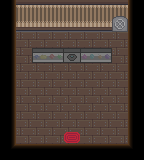

Rendered tile map (Tiled .tmx) drawn with the repository's tilesets; below, a short description and the full map source, tile grids included:
An orthogonal 9x10 tile map with 16x16 px tiles, 5 tile layers (Tile Layer 1, Higher, ZSHADOWDOWN, Highest, ...), 6 tilesets and 12 objects (PLAYER_START, PLAYER_START_WEAPONS_ROOM, Jaxon_1, EXIT, WEAPONS_ROOM, ...).

<map version="1.0" tiledversion="2017.07.25" orientation="orthogonal" renderorder="right-down" width="9" height="10" tilewidth="16" tileheight="16" nextobjectid="47">
 <tileset firstgid="1" name="Carpet" tilewidth="16" tileheight="16" tilecount="1" columns="1">
  <image source="Game/Tiles/Inside/Carpet/Carpet.png" width="16" height="16" />
 </tileset>
 <tileset firstgid="2" name="Wood_Floor" tilewidth="16" tileheight="16" tilecount="1" columns="1">
  <image source="Game/Tiles/Inside/Wood_Floor/Wood_Floor.png" width="16" height="16" />
 </tileset>
 <tileset firstgid="3" name="Counter_Armory" tilewidth="16" tileheight="16" tilecount="6" columns="6">
  <image source="Game/Tiles/Inside/Counter/Armory/Counter_Armory.png" width="96" height="16" />
 </tileset>
 <tileset firstgid="9" name="Wooden_Wall" tilewidth="16" tileheight="16" tilecount="3" columns="1">
  <image source="Game/Tiles/Inside/Wooden_Wall/Wooden_Wall.png" width="16" height="48" />
 </tileset>
 <tileset firstgid="12" name="Border" tilewidth="16" tileheight="16" tilecount="2" columns="1">
  <image source="Game/Tiles/Inside/Border.png" width="16" height="32" />
 </tileset>
 <tileset firstgid="14" name="Steel_Door" tilewidth="16" tileheight="16" tilecount="5" columns="5">
  <image source="Game/Tiles/Inside/Steel_Door/Steel_Door.png" width="80" height="16" />
 </tileset>
 <layer name="Tile Layer 1" width="9" height="10">
  <data encoding="csv">
12,9,9,9,9,9,9,9,2147483660,
12,11,11,11,11,11,11,11,2147483660,
12,2,2,2,2,2,2,2,2147483660,
12,2,2,2,2,2,2,2,2147483660,
12,2,2,2,2,2,2,2,2147483660,
12,2,2,2,2,2,2,2,2147483660,
12,2,2,2,2,2,2,2,2147483660,
12,2,2,2,2,2,2,2,2147483660,
12,2,2,2,2,2,2,2,2147483660,
1610612749,1610612748,1610612748,1610612748,1610612748,1610612748,1610612748,1610612748,3221225485
</data>
 </layer>
 <layer name="Higher" width="9" height="10">
  <data encoding="csv">
0,0,0,0,0,0,0,0,0,
0,0,0,0,0,0,0,14,0,
0,0,0,0,0,0,0,0,0,
0,0,0,0,0,0,0,0,0,
0,0,0,0,0,0,0,0,0,
0,0,0,0,0,0,0,0,0,
0,0,0,0,0,0,0,0,0,
0,0,0,0,0,0,0,0,0,
0,0,0,0,1,0,0,0,0,
0,0,0,0,0,0,0,0,0
</data>
 </layer>
 <layer name="ZSHADOWDOWN" width="9" height="10">
  <data encoding="csv">
0,0,0,0,0,0,0,0,0,
0,0,0,0,0,0,0,0,0,
0,0,0,0,0,0,0,0,0,
0,0,0,0,0,0,0,0,0,
0,0,0,0,0,0,0,0,0,
0,0,0,0,0,0,0,0,0,
0,0,0,0,0,0,0,0,0,
0,0,0,0,0,0,0,0,0,
0,0,0,0,0,0,0,0,0,
0,0,0,0,0,0,0,0,0
</data>
 </layer>
 <layer name="Highest" width="9" height="10">
  <data encoding="csv">
0,0,0,0,0,0,0,0,0,
0,0,0,0,0,0,0,0,0,
0,0,0,0,0,0,0,0,0,
0,8,3,4,5,6,7,0,0,
0,0,0,0,0,0,0,0,0,
0,0,0,0,0,0,0,0,0,
0,0,0,0,0,0,0,0,0,
0,0,0,0,0,0,0,0,0,
0,0,0,0,0,0,0,0,0,
0,0,0,0,0,0,0,0,0
</data>
 </layer>
 <layer name="ZDOWN" width="9" height="10">
  <data encoding="csv">
0,0,0,0,0,0,0,0,0,
0,0,0,0,0,0,0,0,0,
0,0,0,0,0,0,0,0,0,
0,0,0,0,0,0,0,0,0,
0,0,0,0,0,0,0,0,0,
0,0,0,0,0,0,0,0,0,
0,0,0,0,0,0,0,0,0,
0,0,0,0,0,0,0,0,0,
0,0,0,0,0,0,0,0,0,
0,0,0,0,0,0,0,0,0
</data>
 </layer>
 <objectgroup name="COLLISION_LAYER">
  <object id="30" x="16" y="144" width="112" height="16" />
  <object id="31" x="128" y="0" width="16" height="160" />
  <object id="32" x="16" y="0" width="112" height="32" />
  <object id="33" x="0" y="0" width="16" height="160" />
  <object id="34" x="32" y="48" width="80" height="15" />
 </objectgroup>
 <objectgroup name="SPAWNS_LAYER">
  <object id="39" name="PLAYER_START" x="64" y="125" width="16" height="12" />
  <object id="45" name="PLAYER_START_WEAPONS_ROOM" x="112" y="41" width="16" height="12" />
  <object id="46" name="Jaxon_1" x="56" y="32" width="16" height="16">
   <properties>
    <property name="chapters" value="1-25" />
    <property name="taskIDs" value="CloningMaterials::TalkToJaxon,GiveJaxonMaterials" />
   </properties>
  </object>
 </objectgroup>
 <objectgroup name="Z_GATES" />
 <objectgroup name="INTERACTION">
  <object id="36" name="EXIT" x="64" y="138" width="16" height="6" />
  <object id="37" name="WEAPONS_ROOM" x="112" y="32" width="16" height="8" />
  <object id="41" name="Jaxon" x="56" y="63" width="16" height="9" />
  <object id="42" name="Justin" x="72" y="63" width="16" height="9" />
 </objectgroup>
 <objectgroup name="QUEST_LAYER" />
</map>